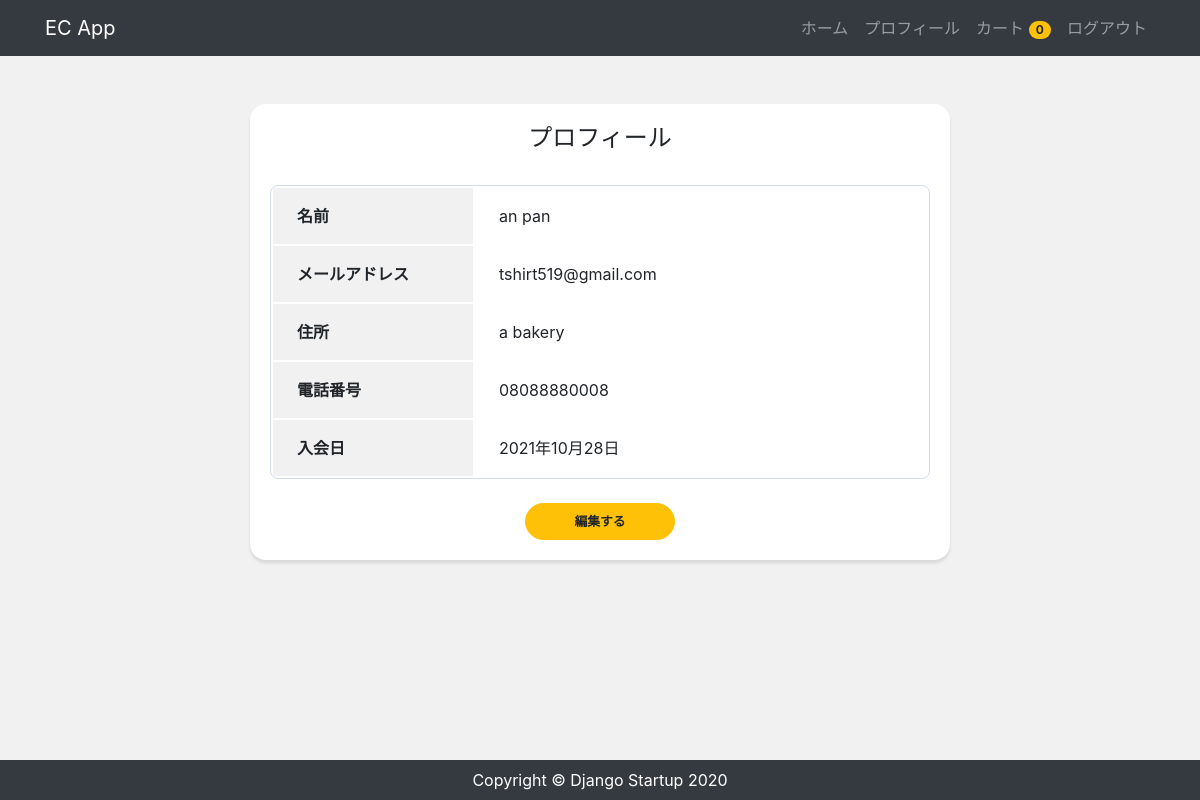
Page /accounts/profile/ (signed in) on the committed database.
### accounts/models.py (models this page shows, shortened)
class CustomUser(AbstractBaseUser, PermissionsMixin):
    email = models.EmailField('メールアドレス', unique=True)
    first_name = models.CharField('姓', max_length=30, blank=True)
    last_name = models.CharField('名', max_length=30, blank=True)
    address = models.CharField('住所', max_length=30, blank=True)
    tel = models.CharField('電話番号', max_length=30, blank=True)
    created = models.DateField('入会日', default=timezone.now)
    is_staff = models.BooleanField(
        ('staff status'),
        default=False,
        help_text=('Designates whether the user can log into this admin site.'),
    )
    is_active = models.BooleanField(
        ('active'),
        default=True,
        help_text=(
            'Designates whether this user should be treated as active. '
            'Unselect this instead of deleting accounts.'
        ),
    )
    objects = UserManager()
    EMAIL_FIELD = 'email'
    USERNAME_FIELD = 'email'
    REQUIRED_FIELDS = []
    class Meta:
        verbose_name = ('user')
        verbose_name_plural = ('users')

### accounts/views.py (the view)
# urls.py: path('profile/', views.ProfileView.as_view(), name='profile'),
class ProfileView(LoginRequiredMixin, View):
  def get(self, request, *args, **kwargs):
    user_data = CustomUser.objects.get(id=request.user.id)
    return render(request, 'accounts/profile.html', {
      'user_data': user_data,
    })

### app/templatetags/cart_tags.py (called while the page is built)
@register.filter
def itemCount(user):
  if user.is_authenticated:
    order = Order.objects.filter(user=user, ordered=False)
    if order.exists():
      return order[0].items.count()
  return 0

### accounts/templates/accounts/profile.html
{% extends 'app/base.html' %}
{% block content %}
<div class="card card-profile my-5 mx-auto">
  <div class="card-body">
    <h5 class="card-title text-center">プロフィール</h5>
    <table class="profile_table mb-4">
      <tbody>
        <tr>
          <th class="header">名前</th>
          <td class="data">{{ user_data.first_name }} {{ user_data.last_name }}</td>
        </tr>
        <tr>
          <th class="header">メールアドレス</th>
          <td class="data">{{ user_data.email }}</td>
        </tr>
        <tr>
          <th class="header">住所</th>
          <td class="data">{{ user_data.address }}</td>
        </tr>
        <tr>
          <th class="header">電話番号</th>
          <td class="data">{{ user_data.tel }}</td>
        </tr>
        <tr>
          <th class="header">入会日</th>
          <td class="data">{{ user_data.created }}</td>
        </tr>
      </tbody>
    </table>
    <div class="button mx-auto">
      <a href="{% url 'profile_edit' %}" class="btn btn-lg btn-warning btn-block">編集する</a>
    </div>
  </div>
</div>
{% endblock %}

### app/templates/app/base.html (shortened to what this page needs)
{% load cart_tags %}
{% load static %}
<!DOCTYPE html>
<html lang="ja">
  <head>
    <link
      rel="stylesheet"
      href="https://stackpath.bootstrapcdn.com/bootstrap/4.4.1/css/bootstrap.min.css"
    />
    <link rel="stylesheet" href="{% static 'css/style.css' %}" />
  </head>
  <body>
    <nav class="navbar navbar-expand-lg navbar-dark bg-dark">
      <div class="container">
        <a class="navbar-brand" href="/">EC App</a>
        <ul class="navbar-nav ml-auto">
          <li class="nav-item">
            <a class="nav-link" href="/">ホーム</a>
          </li>
        {% if user.is_authenticated %}
          <li class="nav-item">
            <a class="nav-link" href="{% url 'profile' %}">プロフィール</a>
          </li>
          <li class="nav-item">
            <a href="{% url 'order' %}" class="nav-link">
              カート
              <span class="badge badge-pill badge-warning">
                {{ request.user|itemCount }}
              </span>
            </a>
          </li>
          <li class="nav-item">
            <a class="nav-link" href="{% url 'account_logout' %}">ログアウト</a>
          </li>
        {% endif %}
        </ul>
      </div>
    </nav>
    <main>
      <div class="container">{% block content %} {% endblock %}</div>
    </main>
    <footer class="py-2 bg-dark">
      <p class="m-0 text-center text-white">
        Copyright &copy; Django Startup 2020
      </p>
    </footer>
  </body>
</html>

### app/static/css/style.css (style rules this page uses)
* { margin: 0; padding: 0; box-sizing: border-box; }
body { background: #f1f1f1; display: flex; flex-flow: column; min-height: 100vh; }
main { flex: 1; }
.card-profile { width: 700px; border: 0; border-radius: 1rem; box-shadow: 0 0.2rem 0.2rem 0 rgba(0, 0, 0, 0.1); }
.button { width: 150px; }
.btn { font-size: 80%; border-radius: 5rem; font-weight: bold; }
.profile_table { width: 100%; border: 1px solid #d1dbeb; border-radius: 8px; border-collapse: separate; overflow: hidden; }
.profile_table .header { width: 200px; padding: 16px 24px; text-align: left; background-color: #f1f1f1; }
.profile_table .data { padding: 16px 24px; }
.card-title { margin-bottom: 2rem; font-size: 1.5rem; }

### rows in the picture
CustomUser: user|itemCount "0", first_name "an", last_name "pan", email "tshirt519@gmail.com", address "a bakery", tel "08088880008", created "2021年10月28日"
